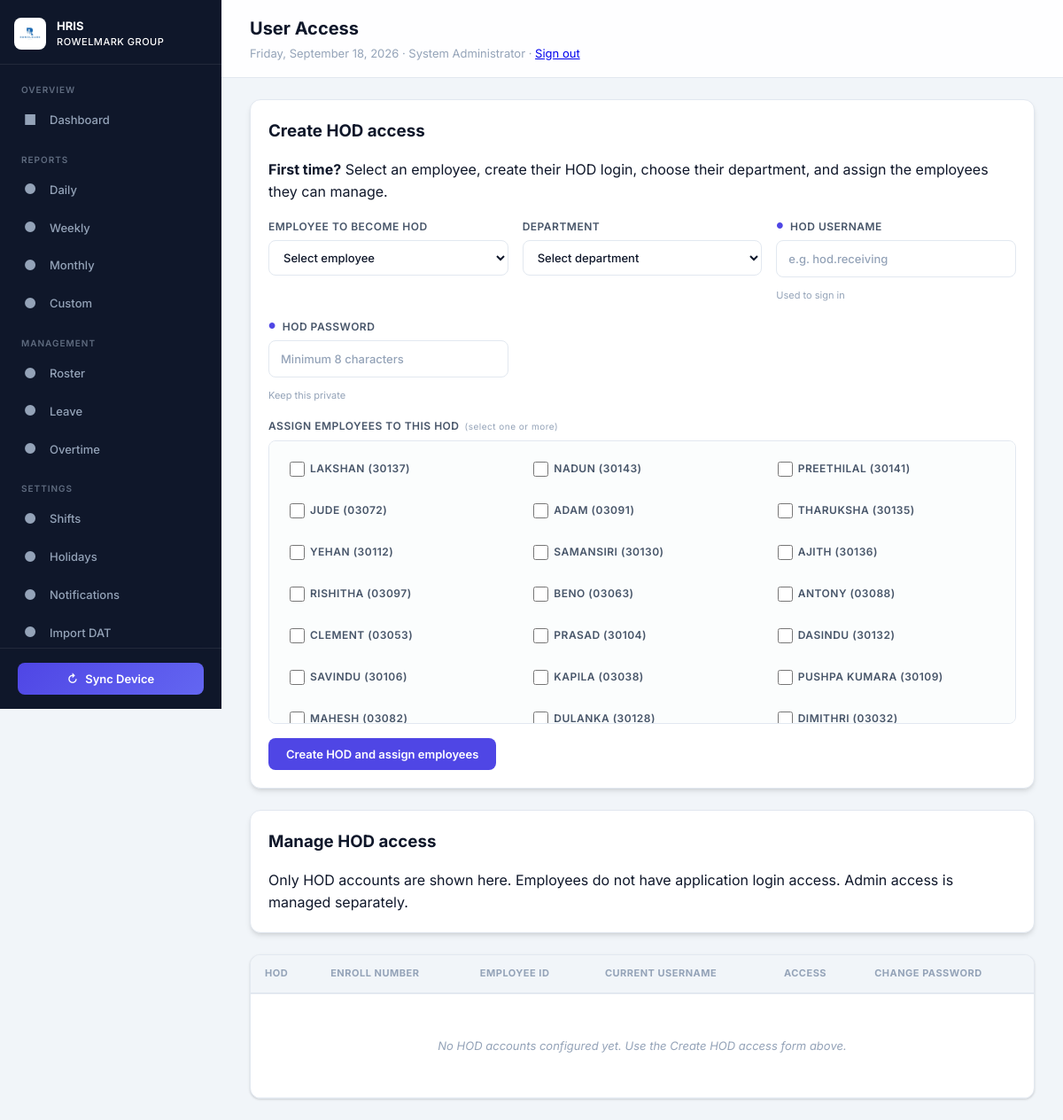
Screenshot of /users.php (signed in) with the database file from the repository.
### tables this page shows
CREATE TABLE users (
            id INTEGER PRIMARY KEY,
            badge_id TEXT UNIQUE NOT NULL,
            name TEXT NOT NULL,
            role INTEGER DEFAULT 0
        , calling_name TEXT DEFAULT '', department_name TEXT DEFAULT '', employee_list_member INTEGER DEFAULT 0, company_name TEXT DEFAULT '', username TEXT, password_hash TEXT, employee_id TEXT, email TEXT DEFAULT '', whatsapp_number TEXT DEFAULT '', gender TEXT DEFAULT '');

### database.php (called while the page is built, shortened)
<?php
function getDB() {
    static $db = null;
    if ($db === null) {
        $db = new PDO('sqlite:' . DB_PATH, null, null, [
            PDO::ATTR_ERRMODE => PDO::ERRMODE_EXCEPTION,
            PDO::ATTR_TIMEOUT => 30,
        ]);
        $db->exec('PRAGMA journal_mode=WAL');
        $db->exec('PRAGMA synchronous=NORMAL');
        $db->exec('PRAGMA busy_timeout = 30000');
        $db->exec('PRAGMA foreign_keys=ON');
    }
    return $db;
}

### auth.php (called while the page is built, shortened)
<?php
require_once __DIR__ . '/database.php';
function currentUser() {
    static $user = null;
    if ($user !== null) return $user;
    $stmt = getDB()->prepare('SELECT id, badge_id, name, username, role FROM users WHERE id = ? LIMIT 1');
    $stmt->execute([(int)$_SESSION['user_id']]);
    return $user = ($stmt->fetch(PDO::FETCH_ASSOC) ?: null);
}
function isAdminUser() { $user = currentUser(); return $user && (int)$user['role'] === 2; }
function canAccessPage($page) { return isAdminUser() || (isHodUser() && in_array($page, ['leave', 'overtime', 'roster'], true)); }
function requireLoginPage($page = '') {
    if (!currentUser() || ($page !== '' && !canAccessPage($page))) {
        if ($page !== '' && currentUser() && !canAccessPage($page)) { http_response_code(403); exit('Access denied.'); }
        header('Location: login.php'); exit;
    }
}

### users.php (the view, shortened to what this page needs)
<?php
$pageTitle = 'User Access';
$activePage = 'users';
require_once __DIR__ . '/includes/header.php';
$db = getDB();
$users = $db->query('SELECT id, badge_id, name, username, role FROM users WHERE role = 1 ORDER BY name')->fetchAll(PDO::FETCH_ASSOC);
    $availableEmployees = $db->query('SELECT id, badge_id, employee_id, name, COALESCE(NULLIF(calling_name, \'\'), name) as display_name FROM users WHERE role = 0 AND employee_list_member = 1 ORDER BY name')->fetchAll(PDO::FETCH_ASSOC);
?>
<div class="controls-container" id="createHod"><h3>Create HOD access</h3><p><strong>First time?</strong> Select an employee, create their HOD login, choose their department, and assign the employees they can manage.</p><form method="post" onsubmit="return validateHodEmployees(this)"><input type="hidden" name="action" value="create_hod"><div class="controls-group"><div class="control-item"><label>Employee to become HOD</label><select name="hod_user_id" required><option value="">Select employee</option><?php foreach ($availableEmployees as $employee): ?><option value="<?php echo (int)$employee['id']; ?>"><?php echo htmlspecialchars($employee['display_name'] . ' (' . $employee['badge_id'] . ')'); ?></option><?php endforeach; ?></select></div><div class="control-item"><label>Department</label><select name="department_id" required><option value="">Select department</option><?php foreach ($departments as $department): ?><option value="<?php echo (int)$department['id']; ?>"><?php echo htmlspecialchars($department['name']); ?></option><?php endforeach; ?></select></div><div class="control-item hod-credential"><label for="hodUsername">HOD username</label><input id="hodUsername" name="hod_username" placeholder="e.g. hod.receiving" required autocomplete="username"><small class="credential-help">Used to sign in</small></div><div class="control-item hod-credential"><label for="hodPassword">HOD password</label><input id="hodPassword" name="hod_password" type="password" minlength="8" placeholder="Minimum 8 characters" required autocomplete="new-password"><small class="credential-help">Keep this private</small></div></div><div class="control-item" style="margin-top:16px"><label>Assign employees to this HOD <small style="font-weight:400;text-transform:none;color:var(--text-muted)">(select one or more)</small></label><div class="employee-checkbox-grid"><?php foreach ($availableEmployees as $employee): ?><label class="employee-checkbox"><input type="checkbox" name="employee_ids[]" value="<?php echo (int)$employee['id']; ?>"><span><?php echo htmlspecialchars($employee['display_name'] . ' (' . $employee['badge_id'] . ')'); ?></span></label><?php endforeach; ?></div></div><button class="btn btn-primary" type="submit" style="margin-top:16px">Create HOD and assign employees</button></form></div>
<div class="controls-container"><h3>Manage HOD access</h3><p>Only HOD accounts are shown here. Employees do not have application login access. Admin access is managed separately.</p></div>
<div class="table-wrapper"><table><thead><tr><th>HOD</th><th>Enroll Number</th><th>Employee ID</th><th>Current username</th><th>Access</th><th>Change password</th></tr></thead><tbody>
<?php if (!$users): ?><tr><td colspan="6" class="no-data">No HOD accounts configured yet. Use the Create HOD access form above.</td></tr><?php endif; ?>
</tbody></table></div>
<?php require_once __DIR__ . '/includes/footer.php'; ?>

### includes/header.php (shortened to what this page needs)
<?php
require_once __DIR__ . '/../auth.php';
requireLoginPage($activePage);
$loggedInUser = currentUser();
?>
<!DOCTYPE html>
<html lang="en">
<head>
    <link rel="stylesheet" href="assets/style.css?v=<?php echo filemtime(__DIR__ . '/../assets/style.css'); ?>">
</head>
<body>
    <div class="app-layout">
        <aside class="sidebar" id="sidebar">
            <div class="sidebar-header">
                <a href="index.php" class="sidebar-logo">
                    <img src="assets/logo.jpg" alt="Logo" style="width:36px;height:36px;min-width:36px;border-radius:8px;object-fit:contain;background:#fff;padding:2px;">
                    <div style="min-width:0;">
                        <div class="logo-text">HRIS<br><span style="font-size:11px;font-weight:500;letter-spacing:0.5px;">ROWELMARK GROUP</span></div>
                    </div>
                </a>
            </div>
            <nav class="sidebar-nav">
                <?php if (isAdminUser()): ?><div class="nav-section">
                    <div class="nav-section-label">Overview</div>
                    <a href="index.php" class="nav-item <?php echo $activePage === 'dashboard' ? 'active' : ''; ?>">
                        <span class="nav-icon">&#9632;</span> Dashboard
                    </a>
                </div>
                <div class="nav-section">
                    <div class="nav-section-label">Reports</div>
                    <a href="daily.php" class="nav-item <?php echo $activePage === 'daily' ? 'active' : ''; ?>">
                        <span class="nav-icon">&#9679;</span> Daily
                    </a>
                    <a href="weekly.php" class="nav-item <?php echo $activePage === 'weekly' ? 'active' : ''; ?>">
                        <span class="nav-icon">&#9679;</span> Weekly
                    </a>
                    <a href="monthly.php" class="nav-item <?php echo $activePage === 'monthly' ? 'active' : ''; ?>">
                        <span class="nav-icon">&#9679;</span> Monthly
                    </a>
                    <a href="custom.php" class="nav-item <?php echo $activePage === 'custom' ? 'active' : ''; ?>">
                        <span class="nav-icon">&#9679;</span> Custom
                    </a>
                </div><?php endif; ?>
                <div class="nav-section">
                    <div class="nav-section-label">Management</div>
                    <a href="roster.php" class="nav-item <?php echo $activePage === 'roster' ? 'active' : ''; ?>">
                        <span class="nav-icon">&#9679;</span> Roster
                    </a>
                    <a href="leave.php" class="nav-item <?php echo $activePage === 'leave' ? 'active' : ''; ?>">
                        <span class="nav-icon">&#9679;</span> Leave
                    </a>
                    <a href="overtime.php" class="nav-item <?php echo $activePage === 'overtime' ? 'active' : ''; ?>">
                        <span class="nav-icon">&#9679;</span> Overtime
                    </a>
                </div>
                <?php if (isAdminUser()): ?><div class="nav-section">
                    <div class="nav-section-label">Settings</div>
                    <a href="shifts.php" class="nav-item <?php echo $activePage === 'shifts' ? 'active' : ''; ?>">
                        <span class="nav-icon">&#9679;</span> Shifts
                    </a>
                    <a href="holidays.php" class="nav-item <?php echo $activePage === 'holidays' ? 'active' : ''; ?>">
                        <span class="nav-icon">&#9679;</span> Holidays
                    </a>
                    <a href="notifications.php" class="nav-item <?php echo $activePage === 'notifications' ? 'active' : ''; ?>">
                        <span class="nav-icon">&#9679;</span> Notifications
                    </a>
                    <a href="import.php" class="nav-item <?php echo $activePage === 'import' ? 'active' : ''; ?>">
                        <span class="nav-icon">&#9679;</span> Import DAT
                    </a>
                </div><?php endif; ?>
            </nav>
            <div class="sidebar-footer">
                <button class="sync-btn" id="syncBtn" onclick="syncDevice()">
                    <span class="sync-icon">&#8635;</span>
                    Sync Device
                </button>
            </div>
        </aside>
        <main class="main-content">
            <div class="topbar">
                <div style="display:flex;align-items:center;gap:12px;">
                    <div class="topbar-title">
                        <h2><?php echo htmlspecialchars($pageTitle); ?></h2>
                        <p><?php echo date('l, F j, Y'); ?> · <?php echo htmlspecialchars($loggedInUser['name']); ?> · <a href="logout.php">Sign out</a></p>
                    </div>
                </div>
            </div>
            <div class="page-content">

### users.php (style rules this page uses)
#createHod .hod-credential { position:relative }
#createHod .hod-credential label { display:flex;align-items:center;gap:7px }
#createHod .hod-credential label::before { content:'●';color:var(--primary);font-size:9px }
#createHod .hod-credential input { width:100%;height:42px;padding:10px 13px;border:1.5px solid var(--border);border-radius:var(--radius);background:#fff;color:var(--text-primary);font:500 13px Inter,sans-serif;outline:0;transition:var(--transition) }
#createHod .hod-credential input::placeholder { color:var(--text-muted) }
#createHod .credential-help { display:block;margin-top:6px;color:var(--text-muted);font-size:11px }
.employee-checkbox-grid { display:grid;grid-template-columns:repeat(auto-fit,minmax(260px,1fr));gap:8px;max-height:320px;overflow:auto;padding:12px;border:1px solid var(--border);border-radius:var(--radius);background:#fbfdfd }
.employee-checkbox { display:flex;align-items:center;gap:10px;padding:10px;border:1px solid transparent;border-radius:6px;cursor:pointer;font-size:13px }
.employee-checkbox input { width:17px;height:17px;accent-color:var(--primary);flex:0 0 auto }
.employee-checkbox span { line-height:1.3 }

### rows the page displays
users: name "System Administrator"
users: badge_id "LAKSHAN (30137)"
users: badge_id "NADUN (30143)"
users: badge_id "PREETHILAL (30141)"
users: badge_id "JUDE (03072)"
users: badge_id "ADAM (03091)"
users: badge_id "THARUKSHA (30135)"
users: badge_id "YEHAN (30112)"
users: badge_id "SAMANSIRI (30130)"
users: badge_id "AJITH (30136)"
users: badge_id "RISHITHA (03097)"
users: badge_id "BENO (03063)"
users: badge_id "ANTONY (03088)"
users: badge_id "CLEMENT (03053)"
users: badge_id "PRASAD (30104)"
users: badge_id "DASINDU (30132)"
users: badge_id "SAVINDU (30106)"
users: badge_id "KAPILA (03038)"
users: badge_id "PUSHPA KUMARA (30109)"
users: badge_id "MAHESH (03082)"
users: badge_id "DULANKA (30128)"
users: badge_id "DIMITHRI (03032)"

### other values shown
$pageTitle "User Access"
